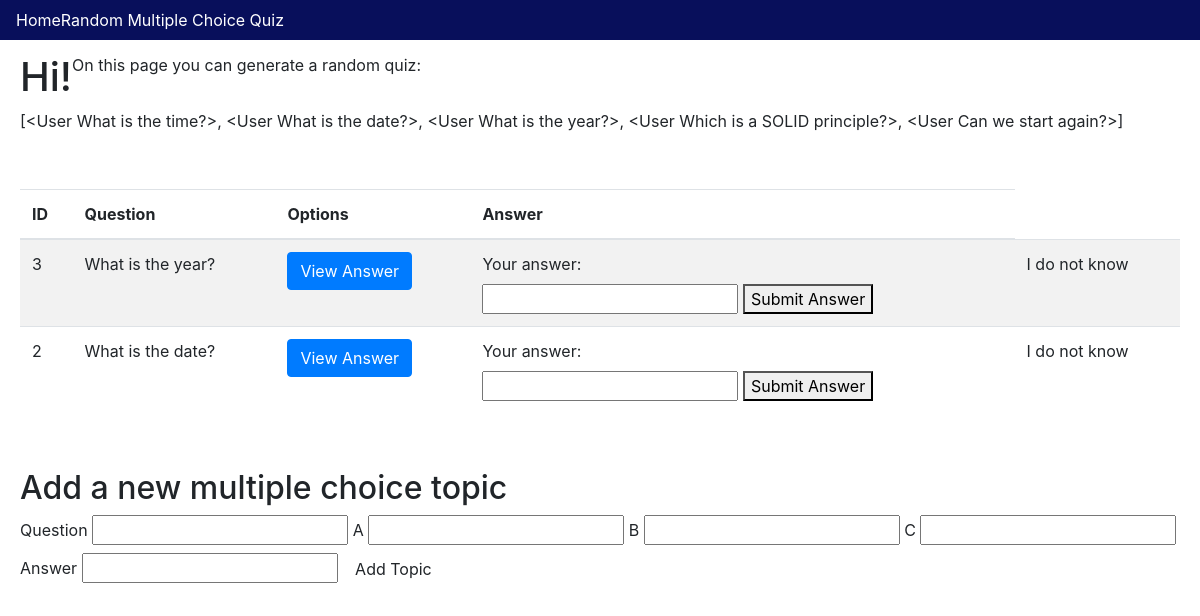
The app's page /random_quiz with its own data.
### app/models.py (models this page shows, shortened)
class MultipleChoiceTopic(db.Model):
    id = db.Column(db.Integer, primary_key=True)
    question = db.Column(db.String(64), index=True)
    option_a = db.Column(db.String(64))
    option_b = db.Column(db.String(64))
    option_c = db.Column(db.String(64))
    option_d = db.Column(db.String(64), default="I dunno", nullable=True)
    option_d = "I do not know"
    answer = db.Column(db.String(64))
    outcome = db.Column(db.Boolean, default=False)
    user_answer = db.Column(db.String(64), default=option_d, nullable=True)
    def __repr__(self):
        return '<User {}>'.format(self.question)

### app/routes.py (the view)
@app.route('/random_quiz')
def show_quiz():
    multis = MultipleChoiceTopic.query.all()
    length = int(len(multis)/2)
    quiz = random.sample(multis, length)
    return render_template('random_quiz.html', quiz=quiz, multis=multis)

### app/templates/random_quiz.html (shortened to what this page needs)
{% extends "base.html" %} {% block content %}
<div class="container-fluid">
    <div class="row">
        <h1>Hi!</h1>
        <p>On this page you can generate a random quiz:</p>
        <p>{{multis}}</p>
    </div>
    <div class="row">
        <table class="table table-striped">
            <thead>
                <th>ID</th>
                <th>Question</th>
                <th>Options</th>
                <th>Answer</th>
            </thead>
            <tbody>
                {% for multiple_choice_topic in quiz %}
                <tr>
                    <td>{{multiple_choice_topic.id}}</td>
                    <td> {{multiple_choice_topic.question}}</td>
                    <td>
                        <button type="button" class="btn btn-primary" data-toggle="modal" data-target="#myModal{{ multiple_choice_topic.id }}">View Answer
                        </button>
                    </td>
                    <td>
                        <form>
                            <label for="user_answer">Your answer:</label><br>
                            <input type="text" id="user_answer" name="user_answer">
                            <button type="submit" value="user_answer">Submit Answer</button>
                        </form>
                    </td>
                    <td>{{multiple_choice_topic.user_answer}}</td>
                </tr>
                {% endfor %}
            </tbody>
        </table>
    </div>
    <div class="row">
        <h2>Add a new multiple choice topic</h2>
        <form action="/random_quiz" method="POST">
            <label for="question">Question</label>
            <input type="text" name="question" id="question" required />
            <label for="option_a">A</label>
            <input type="text" name="option_a" id="option_a" required />
            <label for="option_b">B</label>
            <input type="text" name="option_b" id="option_b" required />
            <label for="option_c">C</label>
            <input type="text" name="option_c" id="option_c" required />
            <label for="answer">Answer</label>
            <input type="text" name="answer" id="answer" required />
            <button type="submit" class="save btn btn-default" value="Add Topic">Add Topic</button>
        </form>
    </div>
</div>
{% endblock %}

### app/static/css/styles.css (style rules this page uses)
.row { padding: 20px; }

### records on screen
MultipleChoiceTopic: question.question "[<User What is the time?>, <User What is the date?>, <User What is the year?>, <User Which is a SOLID principle?>, <User Can we start again?>]"
MultipleChoiceTopic: id "3", question "What is the year?", user_answer "I do not know"
MultipleChoiceTopic: id "2", question "What is the date?", user_answer "I do not know"
